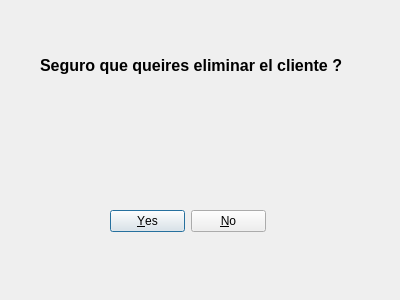
<?xml version="1.0" encoding="UTF-8"?>
<ui version="4.0">
 <class>avisoEliminar</class>
 <widget class="QDialog" name="avisoEliminar">
  <property name="geometry">
   <rect>
    <x>0</x>
    <y>0</y>
    <width>400</width>
    <height>300</height>
   </rect>
  </property>
  <property name="windowTitle">
   <string>Dialog</string>
  </property>
  <widget class="QLabel" name="label_2">
   <property name="geometry">
    <rect>
     <x>40</x>
     <y>50</y>
     <width>331</width>
     <height>31</height>
    </rect>
   </property>
   <property name="text">
    <string>&lt;html&gt;&lt;head/&gt;&lt;body&gt;&lt;p&gt;&lt;span style=&quot; font-size:12pt; font-weight:600;&quot;&gt;Seguro que queires eliminar el cliente ?&lt;/span&gt;&lt;/p&gt;&lt;/body&gt;&lt;/html&gt;</string>
   </property>
  </widget>
  <widget class="QLabel" name="aviso">
   <property name="geometry">
    <rect>
     <x>160</x>
     <y>100</y>
     <width>71</width>
     <height>71</height>
    </rect>
   </property>
   <property name="text">
    <string>&lt;html&gt;&lt;head/&gt;&lt;body&gt;&lt;p&gt;&lt;img src=&quot;:/avisoEliminar/advertencia.png&quot;/&gt;&lt;/p&gt;&lt;/body&gt;&lt;/html&gt;</string>
   </property>
  </widget>
  <widget class="QDialogButtonBox" name="btnConfirmBorrar">
   <property name="geometry">
    <rect>
     <x>110</x>
     <y>210</y>
     <width>156</width>
     <height>23</height>
    </rect>
   </property>
   <property name="standardButtons">
    <set>QDialogButtonBox::No|QDialogButtonBox::Yes</set>
   </property>
  </widget>
 </widget>
 <resources>
  <include location="img/avisoEliminar.qrc"/>
 </resources>
 <connections/>
 <buttongroups>
  <buttongroup name="buttonGroup"/>
 </buttongroups>
</ui>
